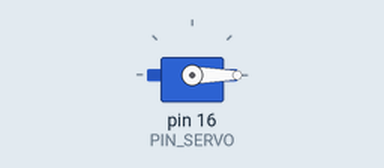
A sketch run on a simulated Arduino Uno, built with avr-gcc and run on an emulated ATmega328P. On the bench: servo.

Above: at 0.05 s.
At 4.0 s:
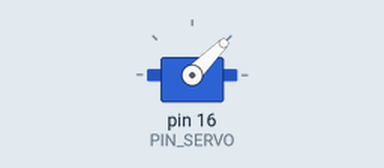
At 6.0 s:
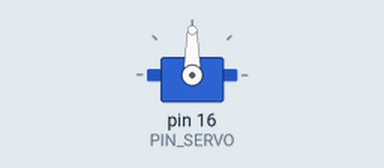
At 8.0 s:
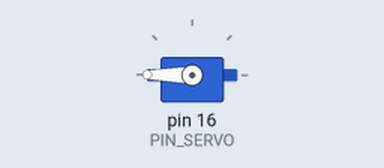
Timing chart, 0 to 10.4 s (numbered marks = the images above):
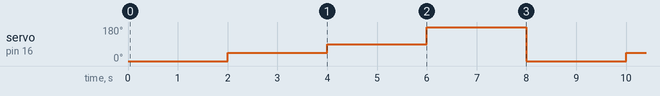

Measured:
- by itself, servo on pin 16 (PIN_SERVO): repeats every 8.0 s: 90° 2.0 s, 180° 2.0 s, 0° 2.0 s, 45° 2.0 s

The sketch:

Simple-servo.ino
```cpp
#include <Servo.h>

// In this example, I use :
// S0008P 8g plastic gear digital servo
// Voltage: 4.8-6 DC
// Torque *:≥1.4kgf.cm at 6v
// Speed * : ≤0.12sec./60° at 4.8V
// Operating Angle: 180±10°
// Mechanical limit Angle: 360°
// Weight: 8g
// Size: 22.8x11.5x23.7mm
// Shell material: ABS
Servo myservo;  // create servo object to control a servo
// twelve servo objects can be created on most boards

#define PIN_SERVO 16 // D0 -> 16

void setup() {
  myservo.attach(PIN_SERVO,500,2500);  // attaches the servo on GIO2 to the servo object
}

void SetPos(int pos){
  myservo.write(pos);
}
void loop() {
  SetPos(0);
  delay(2000);
  SetPos(45);
  delay(2000);
  SetPos(90);
  delay(2000);
  SetPos(180);
  delay(2000);
}
```
